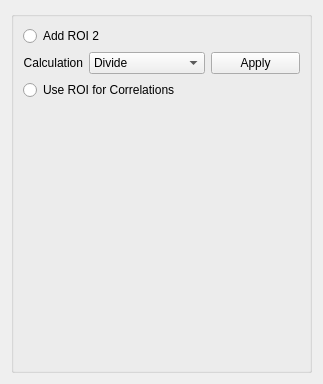
           <widget class="QWidget" name="page_8">
            <property name="geometry">
             <rect>
              <x>0</x>
              <y>0</y>
              <width>323</width>
              <height>384</height>
             </rect>
            </property>
            <attribute name="label">
             <string>Spectrum Calculations</string>
            </attribute>
            <layout class="QGridLayout" name="gridLayout_23">
             <item row="0" column="0">
              <widget class="QGroupBox" name="groupBox_7">
               <property name="title">
                <string/>
               </property>
               <layout class="QGridLayout" name="gridLayout_36">
                <item row="0" column="0">
                 <widget class="QRadioButton" name="rb_math_roi">
                  <property name="sizePolicy">
                   <sizepolicy hsizetype="Preferred" vsizetype="Fixed">
                    <horstretch>0</horstretch>
                    <verstretch>0</verstretch>
                   </sizepolicy>
                  </property>
                  <property name="text">
                   <string>Add ROI 2</string>
                  </property>
                  <property name="checkable">
                   <bool>true</bool>
                  </property>
                  <property name="checked">
                   <bool>false</bool>
                  </property>
                  <property name="autoExclusive">
                   <bool>false</bool>
                  </property>
                 </widget>
                </item>
                <item row="1" column="0">
                 <layout class="QGridLayout" name="gridLayout_6">
                  <item row="0" column="0">
                   <widget class="QLabel" name="label_13">
                    <property name="sizePolicy">
                     <sizepolicy hsizetype="Preferred" vsizetype="Fixed">
                      <horstretch>0</horstretch>
                      <verstretch>0</verstretch>
                     </sizepolicy>
                    </property>
                    <property name="text">
                     <string>Calculation</string>
                    </property>
                    <property name="alignment">
                     <set>Qt::AlignRight|Qt::AlignTrailing|Qt::AlignVCenter</set>
                    </property>
                   </widget>
                  </item>
                  <item row="0" column="1">
                   <widget class="QComboBox" name="cb_roi_operation">
                    <property name="sizePolicy">
                     <sizepolicy hsizetype="Preferred" vsizetype="Fixed">
                      <horstretch>0</horstretch>
                      <verstretch>0</verstretch>
                     </sizepolicy>
                    </property>
                    <item>
                     <property name="text">
                      <string>Divide</string>
                     </property>
                    </item>
                    <item>
                     <property name="text">
                      <string>Subtract</string>
                     </property>
                    </item>
                    <item>
                     <property name="text">
                      <string>Add</string>
                     </property>
                    </item>
                    <item>
                     <property name="text">
                      <string>Correlation Plot</string>
                     </property>
                    </item>
                   </widget>
                  </item>
                 </layout>
                </item>
                <item row="3" column="0">
                 <widget class="QRadioButton" name="rb_roiRegionOnly">
                  <property name="text">
                   <string>Use ROI for Correlations</string>
                  </property>
                 </widget>
                </item>
                <item row="1" column="1">
                 <widget class="QPushButton" name="pb_apply_spec_calc">
                  <property name="text">
                   <string>Apply</string>
                  </property>
                 </widget>
                </item>
                <item row="4" column="0" colspan="2">
                 <spacer name="verticalSpacer_2">
                  <property name="orientation">
                   <enum>Qt::Vertical</enum>
                  </property>
                  <property name="sizeHint" stdset="0">
                   <size>
                    <width>20</width>
                    <height>40</height>
                   </size>
                  </property>
                 </spacer>
                </item>
               </layout>
              </widget>
             </item>
            </layout>
           </widget>
